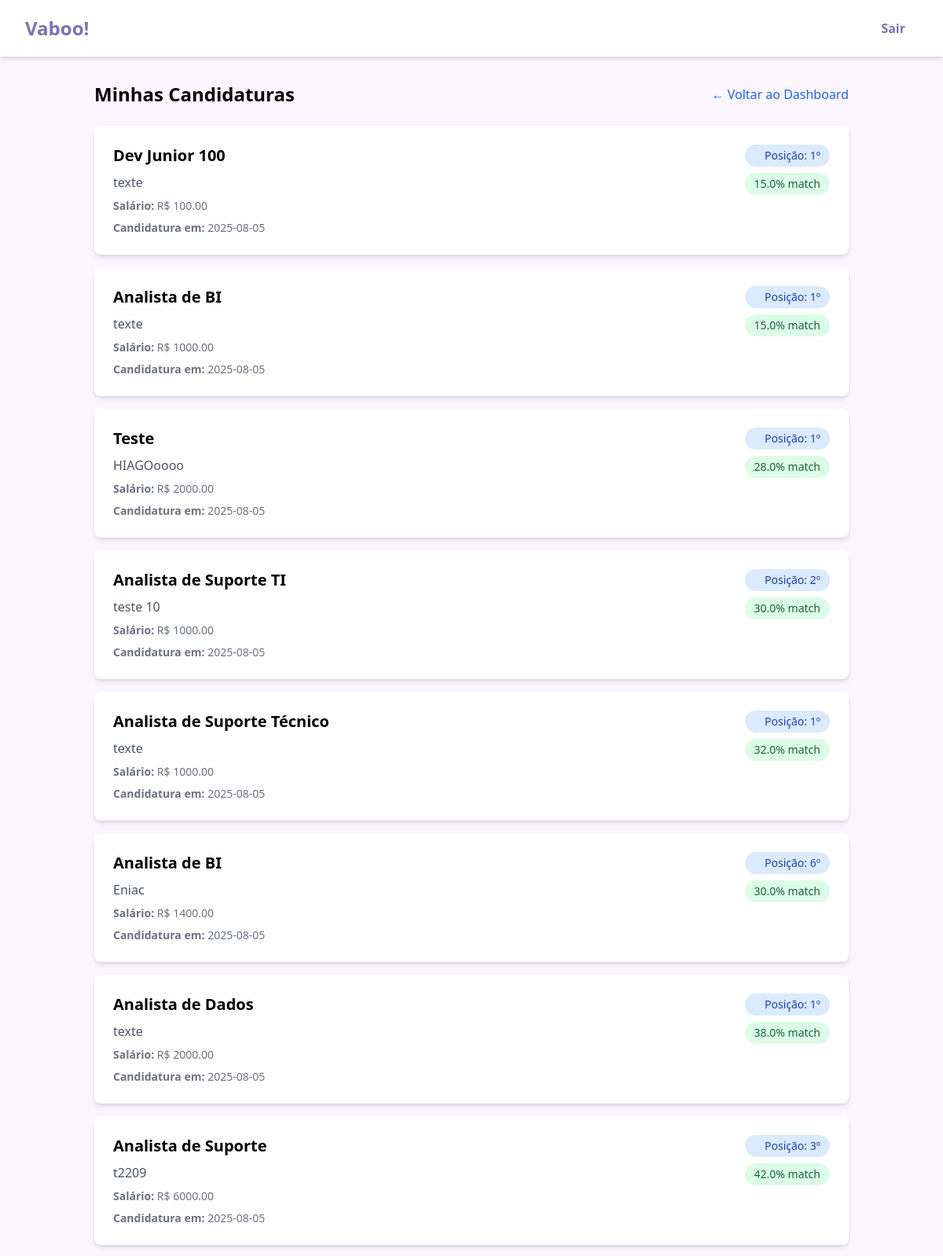
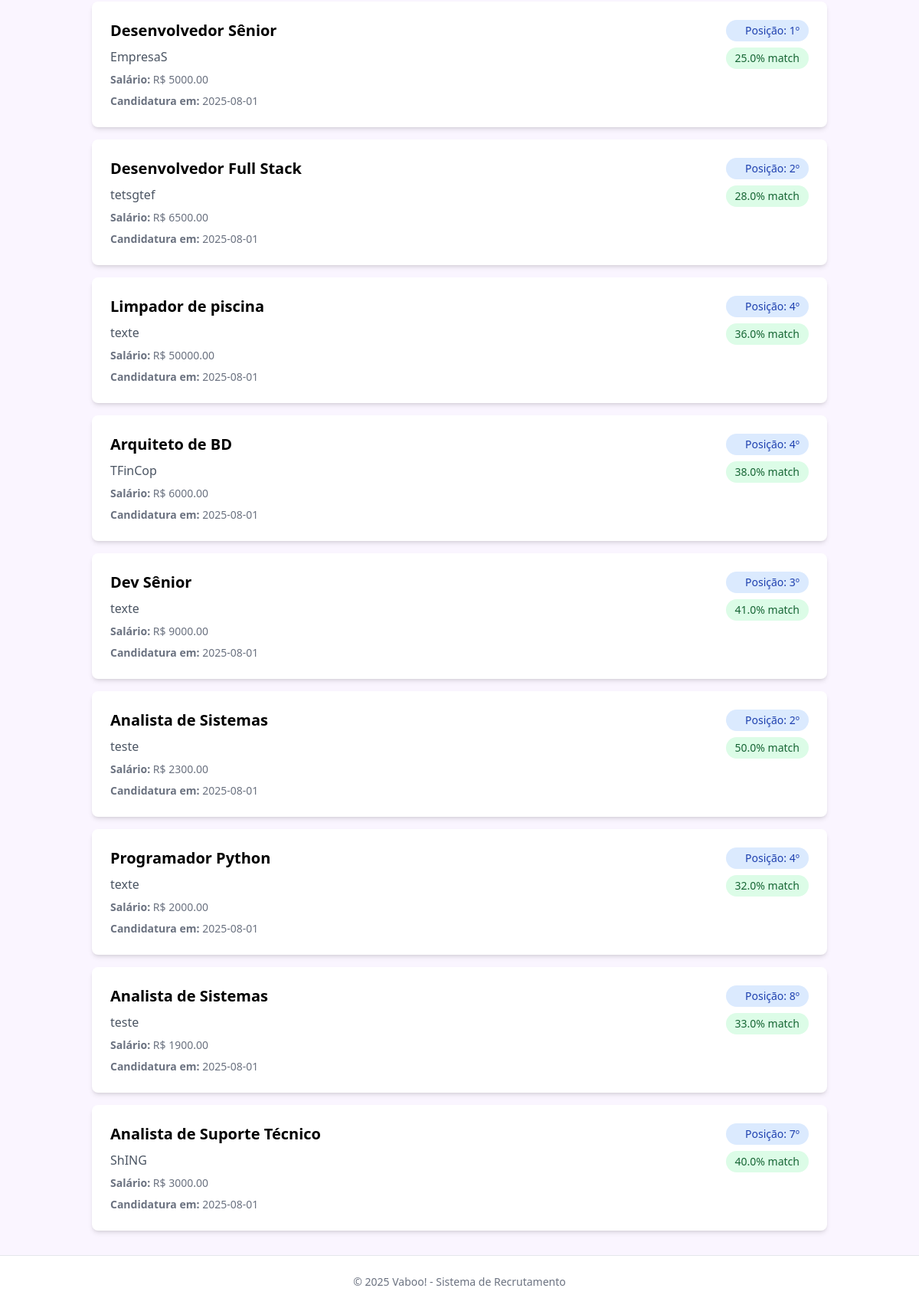
Page /minhas_candidaturas (signed in) on the earlier database version (2 pictures, top to bottom).
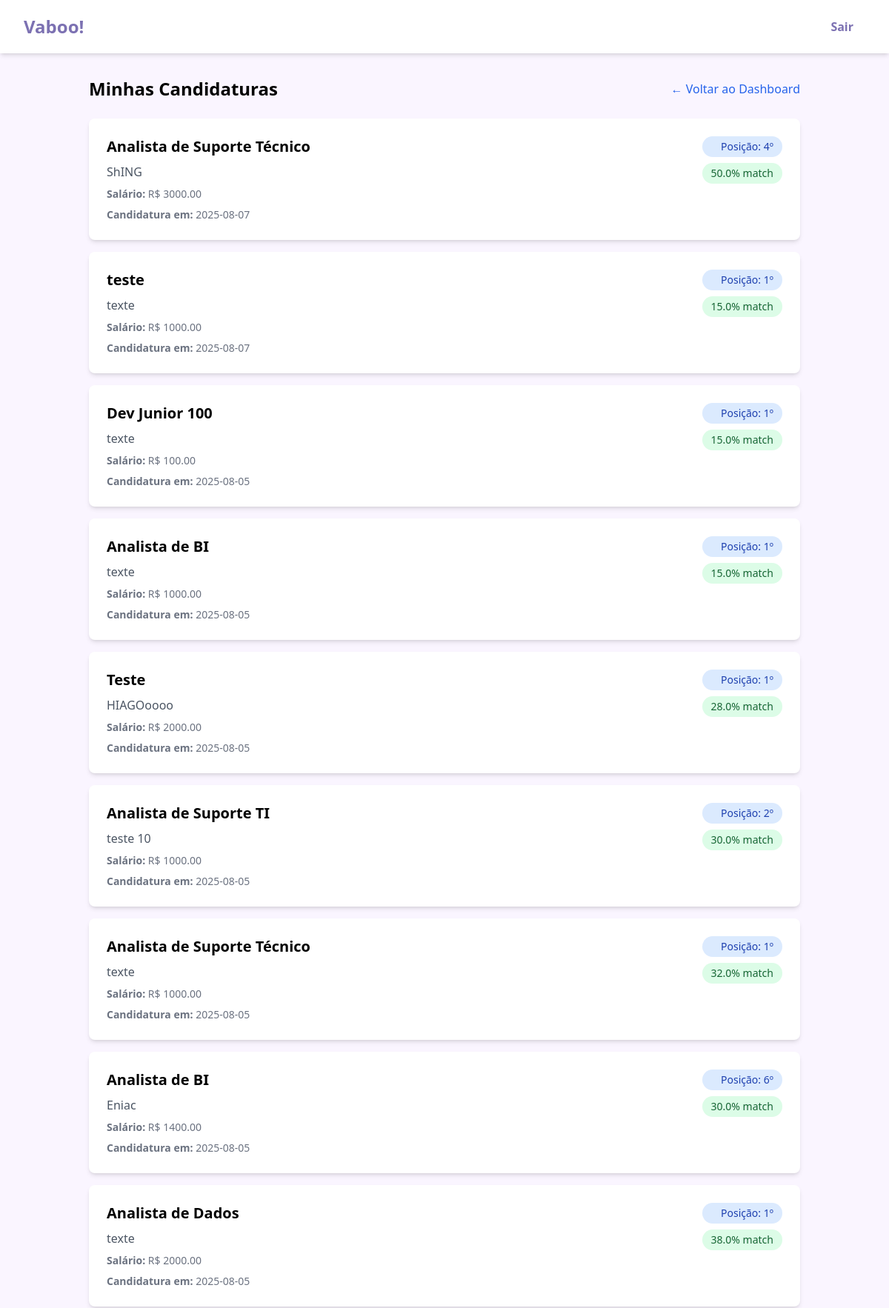
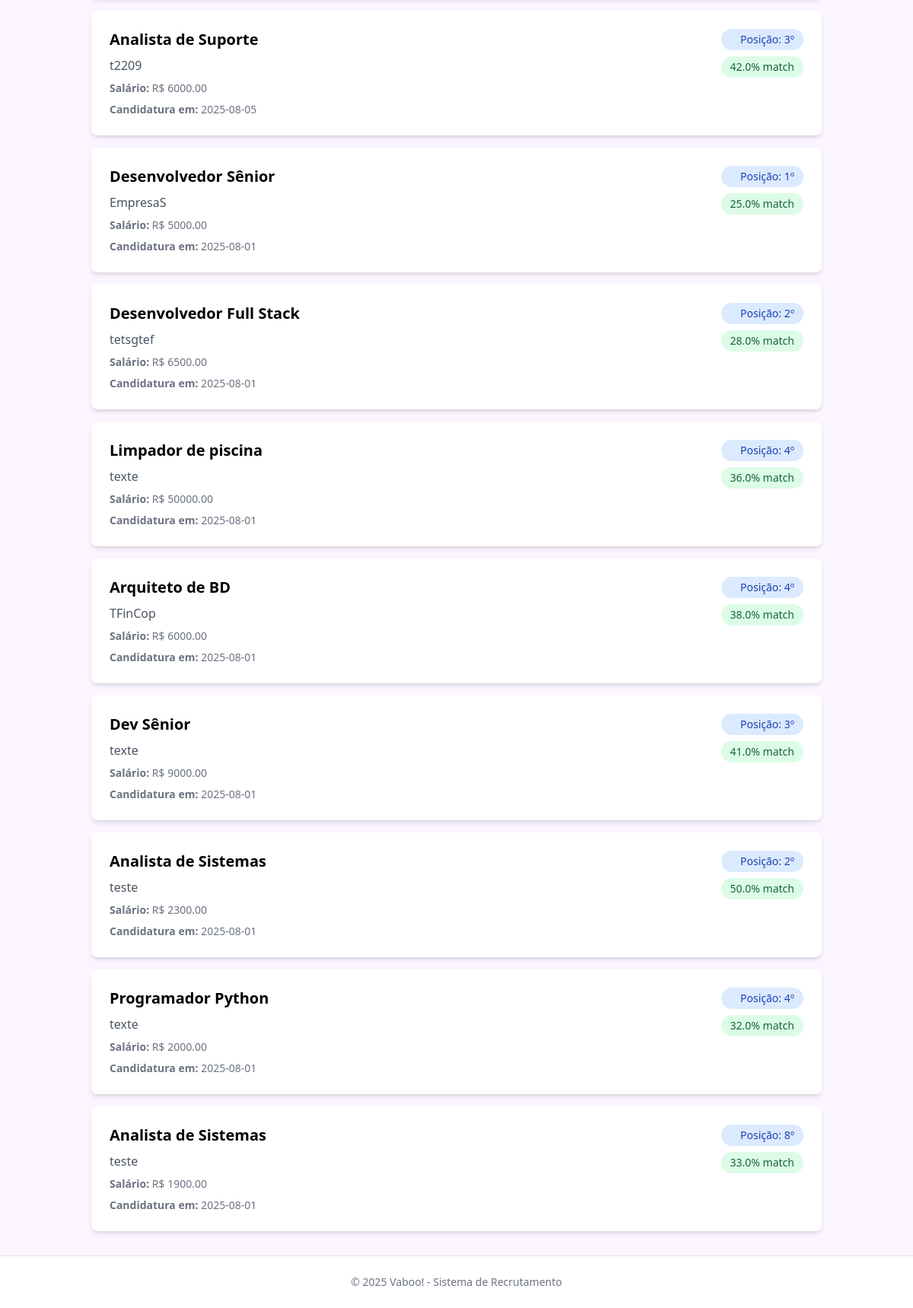
Same page on the later database version (2 pictures, top to bottom).
### tables this page shows
CREATE TABLE candidaturas (
            id INTEGER PRIMARY KEY AUTOINCREMENT,
            candidato_id INTEGER NOT NULL,
            vaga_id INTEGER NOT NULL,
            score REAL NOT NULL,
            posicao INTEGER,
            data_candidatura DATETIME DEFAULT CURRENT_TIMESTAMP,
            FOREIGN KEY (candidato_id) REFERENCES candidatos (id),
            FOREIGN KEY (vaga_id) REFERENCES vagas (id)
        );

CREATE TABLE vagas (
            id INTEGER PRIMARY KEY AUTOINCREMENT,
            empresa_id INTEGER NOT NULL,
            titulo TEXT NOT NULL,
            descricao TEXT NOT NULL,
            requisitos TEXT NOT NULL,
            salario_oferecido REAL NOT NULL,
            data_criacao DATETIME DEFAULT CURRENT_TIMESTAMP, tipo_vaga TEXT DEFAULT "Presencial", endereco_vaga TEXT, status TEXT DEFAULT "Ativa", candidato_selecionado_id INTEGER, diferenciais TEXT, data_congelamento DATE, candidato_contratado_id INTEGER, data_contratacao DATETIME, ranking_contratacao INTEGER, categoria_id INTEGER REFERENCES categorias(id), urgencia_contratacao TEXT, data_congelamento_agendado DATE, localizacao_endereco TEXT, localizacao_cidade TEXT, localizacao_estado TEXT, localizacao_cep TEXT, usar_endereco_empresa BOOLEAN DEFAULT FALSE,
            FOREIGN KEY (empresa_id) REFERENCES empresas (id)
        );

CREATE TABLE empresas (
            id INTEGER PRIMARY KEY AUTOINCREMENT,
            cnpj TEXT UNIQUE NOT NULL,
            nome TEXT NOT NULL,
            email TEXT NOT NULL,
            senha_hash TEXT NOT NULL
        , endereco TEXT, cidade TEXT, estado TEXT, cep TEXT);

### app.py (the view)
@app.route('/minhas_candidaturas')
def minhas_candidaturas():
    if 'candidato_id' not in session:
        return redirect(url_for('login_candidato'))
    conn = sqlite3.connect('recrutamento.db')
    cursor = conn.cursor()
    cursor.execute(
        '''
        SELECT v.id, v.titulo, e.nome as empresa_nome, v.salario_oferecido,
               ca.score, ca.posicao, ca.data_candidatura,
               DATE(ca.data_candidatura) as data_formatada
        FROM candidaturas ca
        JOIN vagas v ON ca.vaga_id = v.id
        JOIN empresas e ON v.empresa_id = e.id
        WHERE ca.candidato_id = ?
        ORDER BY ca.data_candidatura DESC
    ''', (session['candidato_id'], ))
    candidaturas = cursor.fetchall()
    conn.close()
    return render_template('minhas_candidaturas.html',
                           candidaturas=candidaturas)

### templates/minhas_candidaturas.html (shortened to what this page needs)
{% extends "base.html" %}
{% block content %}
<div class="max-w-6xl mx-auto">
    <div class="flex justify-between items-center mb-6">
        <h2 class="text-2xl font-bold">Minhas Candidaturas</h2>
        <a href="{{ url_for('dashboard_candidato') }}" class="text-blue-600 hover:text-blue-800">
            ← Voltar ao Dashboard
        </a>
    </div>
    {% if candidaturas %}
        <div class="grid gap-4">
            {% for candidatura in candidaturas %}
                <div class="bg-white p-6 rounded-lg shadow-md">
                    <div class="flex justify-between items-start">
                        <div>
                            <h3 class="text-xl font-semibold mb-2">{{ candidatura[1] }}</h3>
                            <p class="text-gray-600 mb-2">{{ candidatura[2] }}</p>
                            <p class="text-sm text-gray-500 mb-2">
                                <strong>Salário:</strong> R$ {{ "%.2f"|format(candidatura[3]) }}
                            </p>
                            <p class="text-sm text-gray-500">
                                <strong>Candidatura em:</strong> {{ candidatura[6].split(' ')[0] }}
                            </p>
                        </div>
                        <div class="text-right">
                            <div class="bg-blue-100 text-blue-800 px-3 py-1 rounded-full text-sm font-medium mb-2">
                                Posição: {{ candidatura[5] }}º
                            </div>
                            <div class="bg-green-100 text-green-800 px-3 py-1 rounded-full text-sm font-medium">
                                {{ "%.1f"|format(candidatura[4]) }}% match
                            </div>
                        </div>
                    </div>
                </div>
            {% endfor %}
        </div>
    {% endif %}
</div>
{% endblock %}

### templates/base.html (shortened to what this page needs)
<!DOCTYPE html>
<html lang="pt-BR">
<head>
    <script src="https://cdn.tailwindcss.com"></script>
</head>
<body class="bg-purple-50 min-h-screen flex flex-col">
    <header class="bg-white shadow-md sticky top-0 z-50">
        <div class="max-w-7xl mx-auto px-4 sm:px-6 lg:px-8">
            <div class="flex justify-between items-center py-3 md:py-4">
                <a href="{{ url_for('index') }}"
                   class="logo-text text-xl md:text-2xl font-bold text-[#7C71B2] hover:text-purple-600 transition-colors duration-300">
                    Vaboo!
                </a>
                {% if session.tipo_usuario %}
                    <div class="hidden md:flex items-center space-x-4">
                        <a href="{{ url_for('logout') }}"
                           class="text-[#7C71B2] font-bold hover:text-purple-600 transition-colors duration-300 px-4 py-2 rounded-lg hover:bg-purple-50">
                            Sair
                        </a>
                    </div>
                {% endif %}
            </div>
        </div>
    </header>
    <main class="flex-1 container mx-auto px-4 sm:px-6 lg:px-8 py-4 md:py-8">
        {% block content %}{% endblock %}
    </main>
    <footer class="bg-white border-t border-gray-200 mt-auto">
        <div class="max-w-7xl mx-auto px-4 sm:px-6 lg:px-8 py-6">
            <div class="text-center text-gray-500 text-sm">
                © 2025 Vaboo! - Sistema de Recrutamento
            </div>
        </div>
    </footer>
</body>
</html>

### templates/base.html (style rules this page uses)
html { scroll-behavior: smooth; }

Differences in the rows shown:
removed candidaturas: titulo "Analista de Suporte Técnico", nome "ShING", {{ "%.2f"|format(candidatura[3]) }} "3000.00", data_candidatura "2025-08-01", posicao "7", score "40.0"
added candidaturas: titulo "Analista de Suporte Técnico", nome "ShING", {{ "%.2f"|format(candidatura[3]) }} "3000.00", data_candidatura "2025-08-07", posicao "4", score "50.0"
added candidaturas: titulo "teste", nome "texte", data_candidatura "2025-08-07", posicao "1", score "15.0"
added vagas: salario_oferecido "1000.00"
